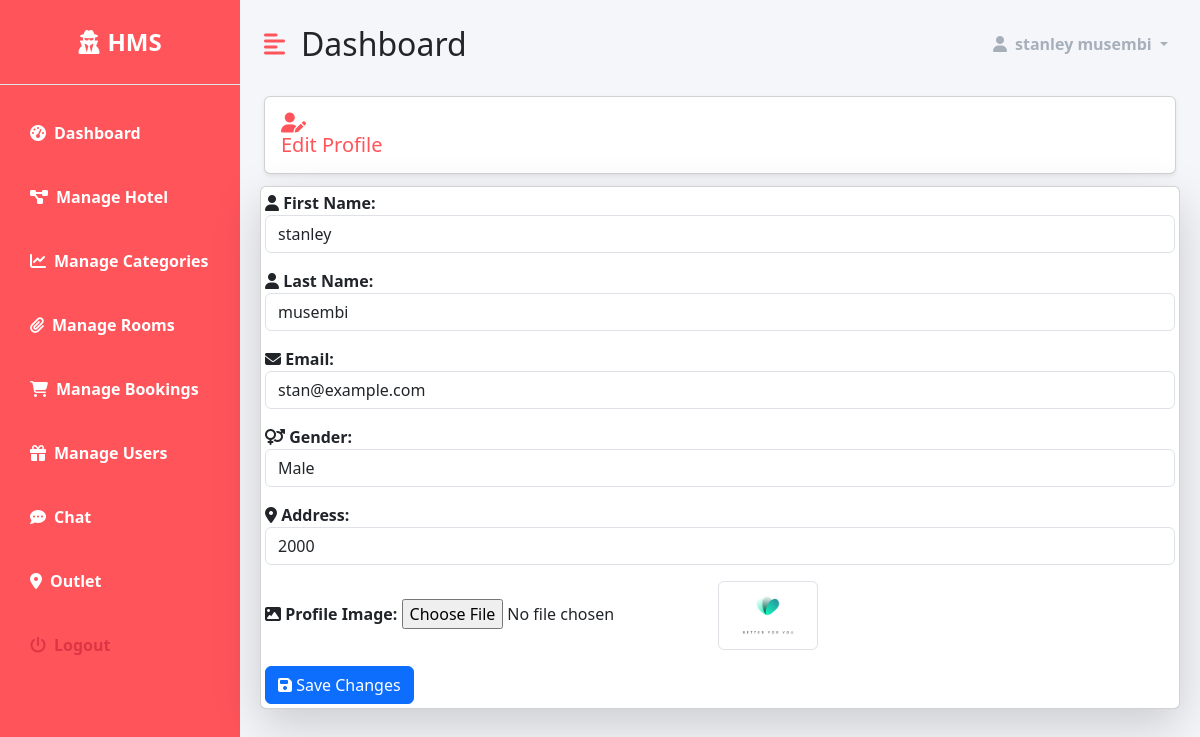
Page /dashboard/profile-details/ (signed in) on the committed database.
### accounts/models.py (models this page shows, shortened)
class CustomUser(AbstractUser):
    email = models.EmailField(unique=True)
    gender = models.CharField(max_length=1,  blank=True, null=True)
    address = models.CharField(max_length=255, blank=True, null=True)
    image = models.ImageField(upload_to="user_images", blank=True, null=True)
    username = None
    objects = CustomUserManager()
    USERNAME_FIELD = 'email'
    REQUIRED_FIELDS = []

### dashboard/views.py (the view)
# urls.py: path('profile-details/',views.profile_details , name='profile-details'),
@login_required(login_url='accounts:login')
@staff_member_required(login_url='accounts:login')
def profile_details(request):
    try:
        user = CustomUser.objects.get(id=request.user.id)
        context = {
            'user': user,
        }
        return render(request, 'dashboard/users/profile_detail.html', context)
    except CustomUser.DoesNotExist:
        error_message = 'User does not exist'
        return HttpResponseRedirect(reverse('dashboard:home') + f'?error_message={error_message}')

### templates/dashboard/users/profile_detail.html (shortened to what this page needs)
{% extends 'dashboard/base.html' %}
{% load static %}
{% block content %}
    <div class="row">
        <div class="col-md-12">
            <h5 class="m-2 primary-text card shadow-sm p-3">
                <i class="fas fa-user-edit"></i> Edit Profile
            </h5>
        </div>
    </div>
    <div class="card shadow-lg m-1">
        <div class="col-md-12 p-1">
            <form method="post" action="{% url 'dashboard:edit-profile' %}" enctype="multipart/form-data">
                <div class="mb-3">
                    <label for="first_name" class="fw-bold">
                        <i class="fas fa-user"></i> First Name:
                    </label>
                    <input type="text" name="first_name" id="first_name" class="form-control" value="{{ user.first_name }}" required>
                </div>
                <div class="mb-3">
                    <label for="last_name" class="fw-bold">
                        <i class="fas fa-user"></i> Last Name:
                    </label>
                    <input type="text" name="last_name" id="last_name" class="form-control" value="{{ user.last_name }}" required>
                </div>
                <div class="mb-3">
                    <label for="email" class="fw-bold">
                        <i class="fas fa-envelope"></i> Email:
                    </label>
                    <input type="email" name="email" id="email" class="form-control" value="{{ user.email }}" required>
                </div>
                <div class="mb-3">
                    <label for="gender" class="fw-bold">
                        <i class="fas fa-venus-mars"></i> Gender:
                    </label>
                    <select name="gender" id="gender" class="form-control">
                        <option value="M" {% if user.gender == 'M' %}selected{% endif %}>Male</option>
                    </select>
                </div>
                <div class="mb-3">
                    <label for="address" class="fw-bold">
                        <i class="fas fa-map-marker-alt"></i> Address:
                    </label>
                    <input type="text" name="address" id="address" class="form-control" value="{{ user.address }}">
                </div>
                <div class="mb-3">
                    <label for="image" class="fw-bold">
                        <i class="fas fa-image"></i> Profile Image:
                    </label>
                    <input type="file" name="new_image" id="image" class="form-control-file">
                    {% if user.image %}
                        <img src="{{ user.image.url }}" alt="{{ user.get_full_name }}" class="img-thumbnail" width="100px">
                    {% endif %}
                </div>
                <button type="submit" class="btn btn-primary">
                    <i class="fas fa-save"></i> Save Changes
                </button>
            </form>
        </div>
    </div>
{% endblock %}

### templates/dashboard/base.html (shortened to what this page needs)
{% load  static %}
<!DOCTYPE html>
<html lang="en">
<head>
      <link href="https://cdn.jsdelivr.net/npm/bootstrap@5.3.2/dist/css/bootstrap.min.css"
            rel="stylesheet"
>
    <link rel="stylesheet" href="https://cdnjs.cloudflare.com/ajax/libs/font-awesome/6.5.1/css/all.min.css"
 />
    <link rel="stylesheet" type="text/css" href="https://cdn.datatables.net/1.11.5/css/jquery.dataTables.css">
    <link rel="stylesheet" href="{%  static 'dashboard/style.css' %}">
</head>
<body>
      <div class="d-flex" id="wrapper">
        <div class="primary-bg" id="sidebar-wrapper">
            <div class="sidebar-heading text-center py-4  text-white fs-4 fw-bold text-uppercase border-bottom"><i
                    class="fas fa-user-secret me-2"></i>HMS</div>
            <div class="list-group list-group-flush my-3">
                <a href="{% url 'dashboard:dashboard-index' %}" class="list-group-item list-group-item-action bg-transparent text-white active"><i
                        class="fas fa-tachometer-alt me-2"></i>Dashboard</a>
                <a href="{% url 'dashboard:manage-hotel' %}" class="list-group-item list-group-item-action bg-transparent text-white fw-bold"><i
                        class="fas fa-project-diagram me-2"></i>Manage Hotel</a>
                <a href="{% url 'dashboard:manage-categories' %}" class="list-group-item list-group-item-action bg-transparent text-white fw-bold"><i
                        class="fas fa-chart-line me-2"></i>Manage Categories</a>
                <a href="{% url 'dashboard:manage-rooms' %}" class="list-group-item list-group-item-action bg-transparent text-white fw-bold"><i
                        class="fas fa-paperclip me-2"></i>Manage Rooms</a>
                <a href="{% url 'dashboard:manage-bookings' %}" class="list-group-item list-group-item-action bg-transparent text-white fw-bold"><i
                        class="fas fa-shopping-cart me-2"></i>Manage Bookings</a>
                <a href="{% url 'dashboard:manage-users' %}" class="list-group-item list-group-item-action bg-transparent text-white fw-bold"><i
                        class="fas fa-gift me-2"></i>Manage Users</a>
                <a href="#" class="list-group-item list-group-item-action bg-transparent text-white fw-bold"><i
                        class="fas fa-comment-dots me-2"></i>Chat</a>
                <a href="#" class="list-group-item list-group-item-action bg-transparent text-white fw-bold"><i
                        class="fas fa-map-marker-alt me-2"></i>Outlet</a>
                <a href="#" class="list-group-item list-group-item-action bg-transparent text-danger fw-bold"><i
                        class="fas fa-power-off me-2"></i>Logout</a>
            </div>
        </div>
        <div id="page-content-wrapper">
            <nav class="navbar navbar-expand-lg navbar-light bg-transparent py-4 px-4">
                <div class="d-flex align-items-center">
                    <i class="fas fa-align-left primary-text fs-4 me-3" id="menu-toggle"></i>
                    <h2 class="fs-2 m-0">Dashboard</h2>
                </div>
                <div class="collapse navbar-collapse" id="navbarSupportedContent">
                    <ul class="navbar-nav ms-auto mb-2 mb-lg-0">
                        <li class="nav-item dropdown">
                            <a class="nav-link dropdown-toggle second-text fw-bold" href="#" id="navbarDropdown"
                                role="button" data-bs-toggle="dropdown" aria-expanded="false">
                                <i class="fas fa-user me-2"></i>{{user.get_full_name}}
                            </a>
                        </li>
                    </ul>
                </div>
            </nav>
            <div class="container-fluid px-3">
                {% block content %}
                 {% endblock content %}
            </div>
        </div>
    </div>
</body>
</html>

### static/dashboard/style.css (style rules this page uses)
:root { --main-bg-color: #ff545a; --main-text-color: #ff545a; --second-text-color : #a7b0ba; --second-bg-color : #f5f6fa; }
.primary-text { color: var(--main-text-color); }
.second-text { color: var(--second-text-color); }
.primary-bg { background-color: var(--main-bg-color); }
#wrapper { overflow-x: hidden; background-color:var(--second-bg-color); }
#sidebar-wrapper { min-height: 100vh; margin-left: -15rem; -webkit-transition: margin 0.25s ease-out; -moz-transition: margin 0.25s ease-out; -o-transition: margin 0.25s ease-out; transition: margin 0.25s ease-out; }
#sidebar-wrapper .sidebar-heading { padding: 0.875rem 1.25rem; font-size: 1.2rem; }
#sidebar-wrapper .list-group { width: 15rem; }
#page-content-wrapper { min-width: 100vw; }
#menu-toggle { cursor: pointer; }
.list-group-item { border: none; padding: 20px 30px; color: white; font-weight: bold; }
.list-group-item.active { background-color: transparent; font-weight: bold; border: none; }
@media (min-width: 768px) { #sidebar-wrapper { margin-left: 0; } }
@media (min-width: 768px) { #page-content-wrapper { min-width: 0; width: 100%; } }

### rows in the picture
CustomUser: get_full_name "stanley musembi", first_name "stanley", last_name "musembi", email "stan@example.com", gender "Male", address "2000", image (picture)
